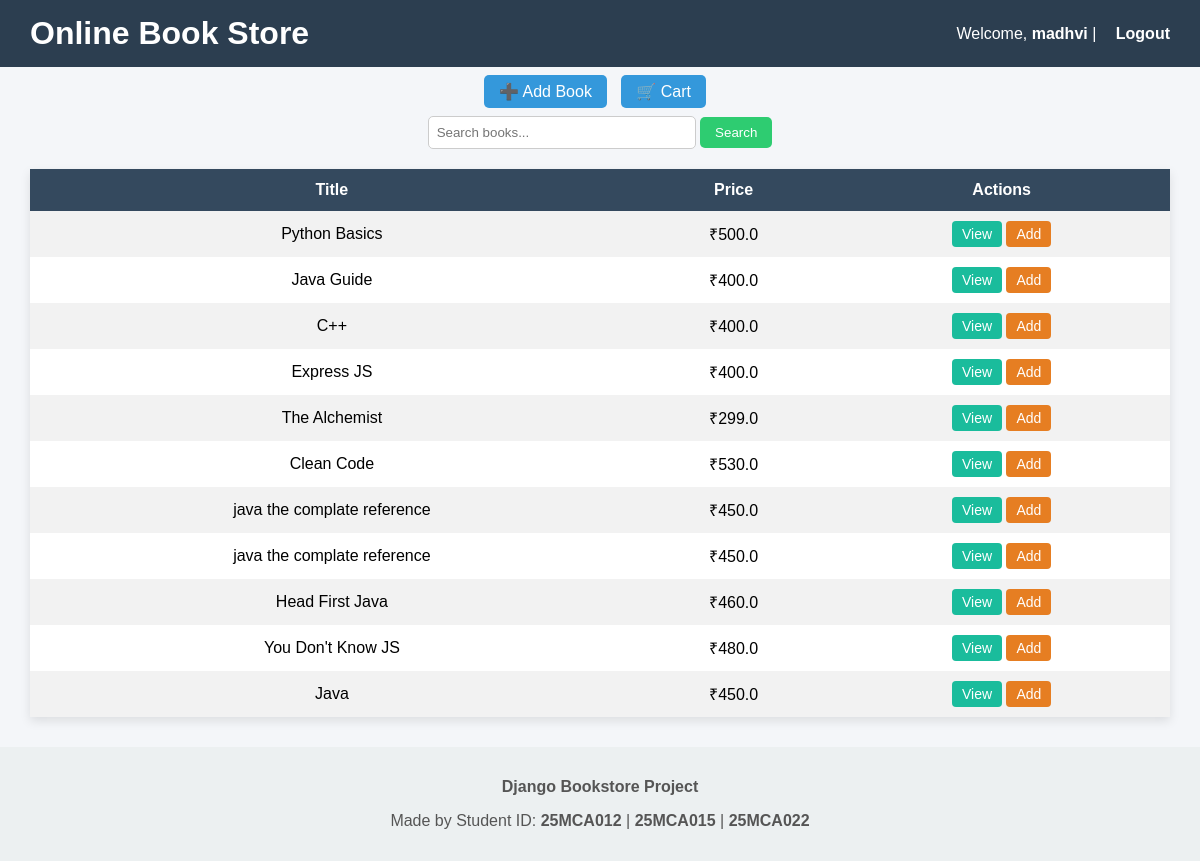
The app's page / (signed in) with its own data.
### store/models.py (models this page shows, shortened)
class Book(models.Model):
    title = models.CharField(max_length=200)
    author = models.CharField(max_length=100)
    price = models.FloatField()
    category = models.ForeignKey(Category, on_delete=models.CASCADE)
    description = models.TextField()

### store/views.py (the view)
# urls.py: 2. Add a URL to urlpatterns:  path('', views.home, name='home')
def home(request):
    books = Book.objects.all()
    return render(request, 'store/home.html', {'books': books})

### store/templates/store/home.html (shortened to what this page needs)
<!DOCTYPE html>
<html>
<head>
</head>
<body align="center">
<div class="header" >
    <body align="center"><h1> Online Book Store</h1></body>
    <div class="top-links">
        {% if user.is_authenticated %}
            Welcome, <b>{{ user.username }}</b> |
            <a href="/logout/">Logout</a>
        {% else %}
            <a href="/login/">Login</a>
            <a href="/register/">Register</a>
        {% endif %}
    </div>
</div>
<div class="actions">
    <a href="/add-book/">➕ Add Book</a>
    <a href="/cart/">🛒 Cart</a>
</div>
<div class="search-box">
    <form method="GET" action="/search/">
        <input type="text" name="q" placeholder="Search books...">
        <button type="submit">Search</button>
    </form>
</div>
<div class="table-container">
    <table>
        <tr>
            <th>Title</th>
            <th>Price</th>
            <th>Actions</th>
        </tr>
        {% for book in books %}
        <tr>
            <td>{{ book.title }}</td>
            <td>₹{{ book.price }}</td>
            <td>
                <a href="/book/{{ book.id }}" class="btn view-btn">View</a>
                <a href="/add-cart/{{ book.id }}" class="btn cart-btn">Add</a>
            </td>
        </tr>
        {% empty %}
        <tr>
            <td colspan="3">No books available</td>
        </tr>
        {% endfor %}
    </table>
</div>
<footer>
    <p><b>Django Bookstore Project</b></p>
    <p>
        Made by Student ID:
        <b>25MCA012</b> |
        <b>25MCA015</b> |
        <b>25MCA022</b>
    </p>
</footer>
</body>
</html>

### store/templates/store/home.html (style rules this page uses)
body { font-family: Arial, sans-serif; background: #f4f6f9; margin: 0; }
.header { background: #2c3e50; color: white; padding: 15px 30px; display: flex; justify-content: space-between; align-items: center; }
.header h1 { margin: 0; }
.top-links a { color: white; margin-left: 15px; text-decoration: none; font-weight: bold; }
.actions { padding: 15px 30px; }
.actions a { background: #3498db; color: white; padding: 8px 15px; border-radius: 5px; text-decoration: none; margin-right: 10px; }
.search-box { padding: 0 30px 20px; }
.search-box input { padding: 8px; width: 250px; border-radius: 5px; border: 1px solid #ccc; }
.search-box button { padding: 8px 15px; border: none; background: #2ecc71; color: white; border-radius: 5px; cursor: pointer; }
.table-container { padding: 0 30px; }
table { width: 100%; border-collapse: collapse; background: white; box-shadow: 0 4px 10px rgba(0,0,0,0.1); }
th { background-color: #34495e; color: white; }
td, th { padding: 12px; text-align: center; }
tr:nth-child(even) { background-color: #f2f2f2; }
.btn { padding: 5px 10px; border-radius: 4px; text-decoration: none; color: white; font-size: 14px; }
.view-btn { background: #1abc9c; }
.cart-btn { background: #e67e22; }
footer { margin-top: 30px; padding: 15px; text-align: center; background: #ecf0f1; color: #555; }

### records on screen
Book: title "Python Basics", price "500.0"
Book: title "Java Guide", price "400.0"
Book: title "C++", price "400.0"
Book: title "Express JS", price "400.0"
Book: title "The Alchemist", price "299.0"
Book: title "Clean Code", price "530.0"
Book: title "java the complate reference", price "450.0"
Book: title "java the complate reference", price "450.0"
Book: title "Head First Java", price "460.0"
Book: title "You Don't Know JS", price "480.0"
Book: title "Java", price "450.0"

### other values on screen
{{ user.username }} "madhvi"
